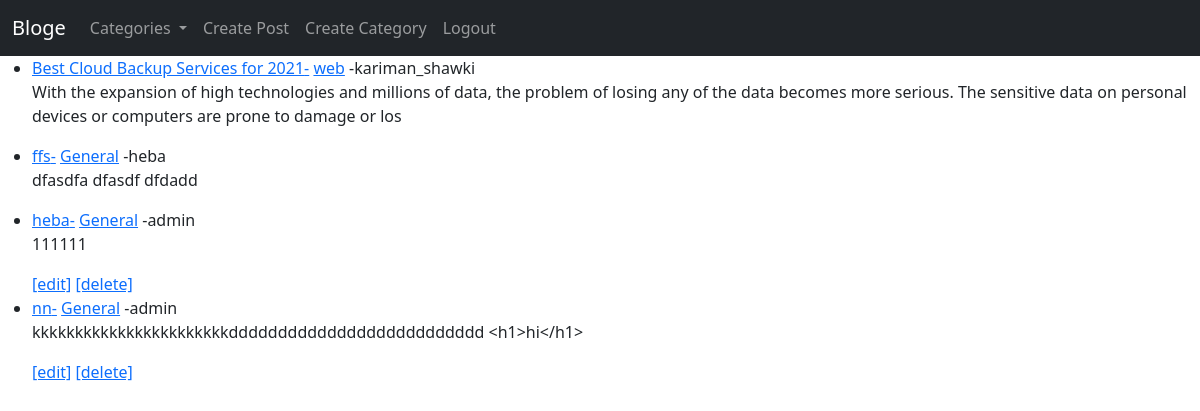
The app's page / (signed in) with its own data.
### myblog/models.py (models this page shows, shortened)
class Post(models.Model):
    title = models.CharField(max_length=255)
    title_tag = models.CharField(max_length=255)
    author = models.ForeignKey(User, on_delete=models.CASCADE)
    category = models.ForeignKey(Category, on_delete=models.SET_DEFAULT, default=1)
    body = models.TextField()
    post_date = models.DateField(auto_now_add=True)
    likes= models.ManyToManyField(User, related_name='blog_posts')

class Category(models.Model):
    name = models.CharField(max_length=255)
    post_date = models.DateField(auto_now_add=True)
    def __str__(self):
        return self.name

### myblog/views.py (the view)
# urls.py: path("", HomeView.as_view(), name="home"),
class HomeView(ListView):
    model = Post
    template_name = "home.html"
    ordering = ["-post_date"]

### ablog/context_processors.py (called while the page is built)
def add_variable_to_context(request):
    return {
        "categories": Category.objects.order_by("id").all(),
    }

### myblog/templates/home.html
{% extends 'base.html' %} {% block content %}
<ul>
  {% for post in object_list %}
  <li>
    <a href="{% url 'post-detail' post.pk %}">{{post.title}}-</a>
    <a href="{% url 'category-detail' post.category|slugify %}">{{post.category}}</a>
    -{{post.author}}
    <p>{{ post.body| slice:":200" }}</p>
    {% if user.is_authenticated and user.id == post.author.id  %}
    <a href="{% url 'edit-post' post.pk %}">[edit]</a>
    <a href="{% url 'delete-post' post.pk %}">[delete]</a>
    {% endif %}
  </li>
  {% endfor %}
</ul>
{% endblock %}

### records on screen
Post: title "Best Cloud Backup Services for 2021", category "web", author "kariman_shawki", body "With the expansion of high technologies and millions of data, the problem of losing any of the data becomes more serious. The sensitive data on personal devices or computers are prone to damage or los"
Post: title "ffs", category "General", author "heba", body "dfasdfa dfasdf dfdadd"
Post: title "heba", category "General", author "admin", body "111111", shows "[edit]"
Post: title "nn", category "General", author "admin", body "kkkkkkkkkkkkkkkkkkkkkkkdddddddddddddddddddddddddd <h1>hi</h1>", shows "[edit]"
